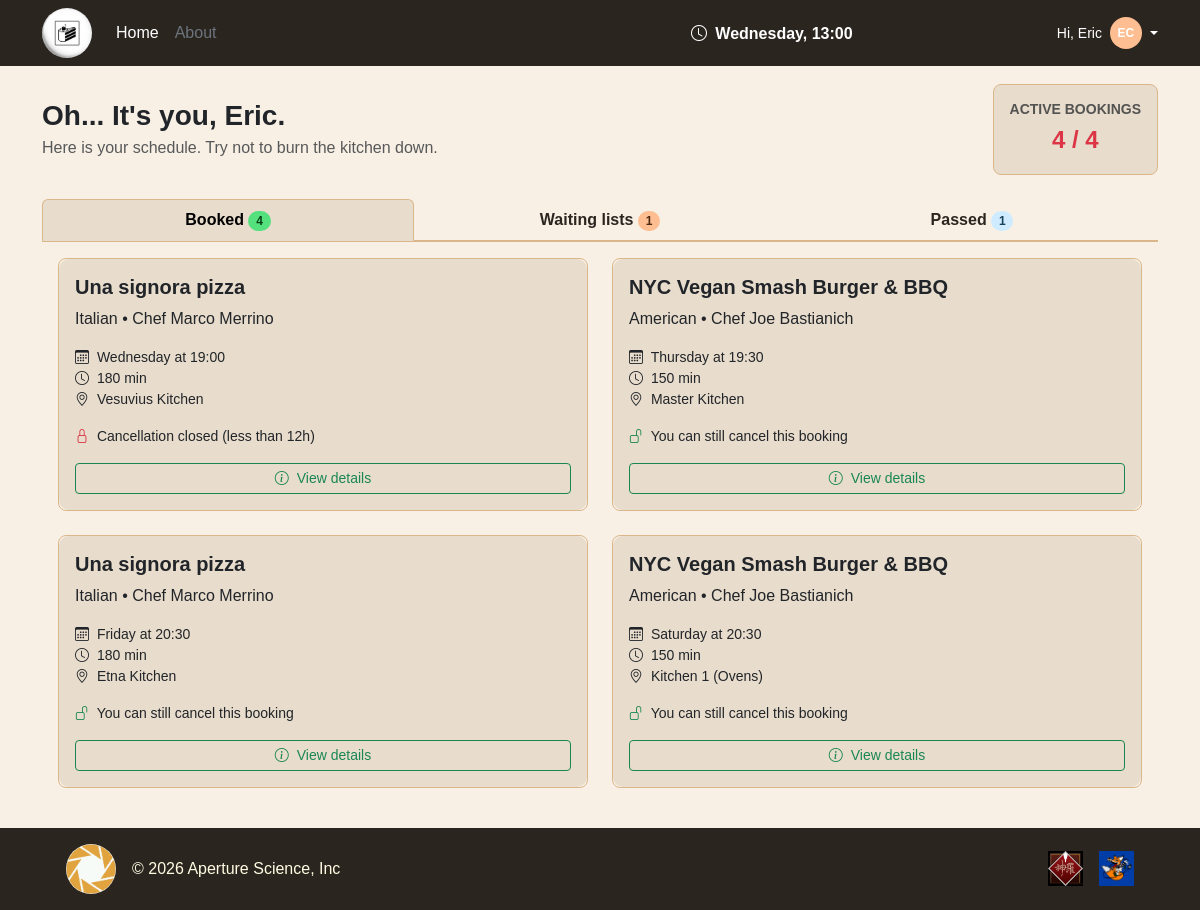
/student_profile (signed in), run on an earlier commit of the app's database.
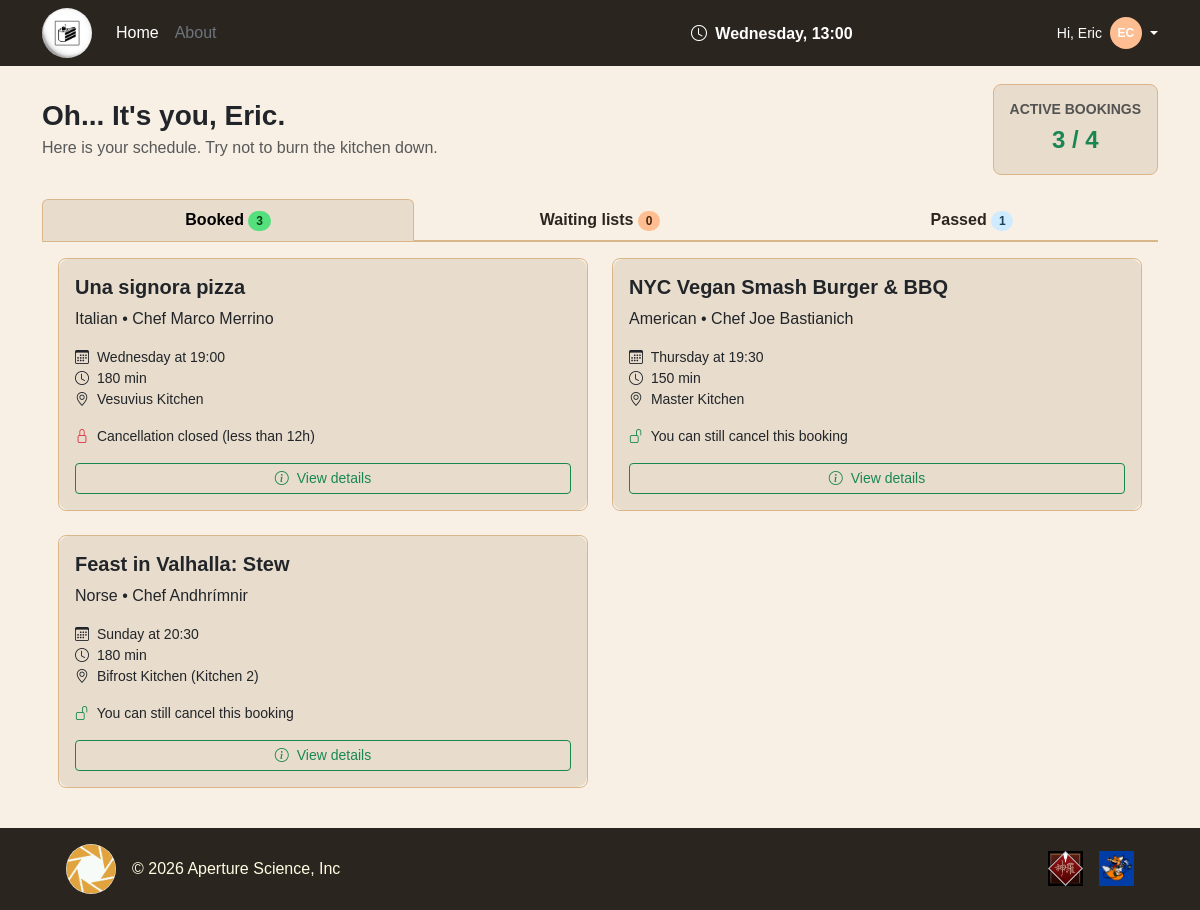
And on a later commit of the database.
### tables this page shows
CREATE TABLE "CLASS_SESSION" (
	"id"	INTEGER NOT NULL UNIQUE,
	"max_capacity"	INTEGER NOT NULL,
	"start_time"	TEXT NOT NULL,
	"day_of_week"	TEXT NOT NULL,
	"kitchen"	TEXT NOT NULL,
	"COOKING_CLASS_id"	INTEGER NOT NULL,
	PRIMARY KEY("id" AUTOINCREMENT),
	FOREIGN KEY("COOKING_CLASS_id") REFERENCES "COOKING_CLASS"("id") ON DELETE CASCADE
);

CREATE TABLE "USER" (
	"email"	TEXT NOT NULL UNIQUE,
	"first_name"	TEXT NOT NULL,
	"last_name"	TEXT NOT NULL,
	"password_hash"	TEXT NOT NULL,
	"role"	TEXT NOT NULL CHECK("role" IN ('manager', 'student')),
	PRIMARY KEY("email")
);

CREATE TABLE "BOOKING" (
	"id"	INTEGER NOT NULL UNIQUE,
	"rating"	INTEGER CHECK("rating" BETWEEN 1 AND 5),
	"status"	TEXT NOT NULL CHECK("status" IN ('ENROLLED', 'WAITING')),
	"CLASS_SESSION_id"	INTEGER NOT NULL,
	"USER_email"	TEXT NOT NULL,
	UNIQUE("CLASS_SESSION_id","USER_email"),
	PRIMARY KEY("id" AUTOINCREMENT),
	FOREIGN KEY("CLASS_SESSION_id") REFERENCES "CLASS_SESSION"("id") ON DELETE CASCADE,
	FOREIGN KEY("USER_email") REFERENCES "USER"("email") ON DELETE CASCADE
);

CREATE TABLE "COOKING_CLASS" (
	"id"	INTEGER NOT NULL UNIQUE,
	"cuisine"	TEXT NOT NULL,
	"title"	TEXT NOT NULL,
	"duration"	INTEGER NOT NULL,
	"difficulty"	TEXT NOT NULL CHECK("difficulty" IN ('Beginner', 'Intermediate', 'Advanced')),
	"chef_name"	TEXT NOT NULL,
	"description"	TEXT NOT NULL,
	"dietary_category"	TEXT NOT NULL CHECK("dietary_category" IN ('Standard', 'Vegetarian', 'Vegan', 'Gluten-free')),
	"photo_1"	TEXT NOT NULL,
	"photo_2"	TEXT NOT NULL,
	"photo_3"	TEXT NOT NULL,
	"USER_email"	TEXT NOT NULL,
	PRIMARY KEY("id" AUTOINCREMENT),
	FOREIGN KEY("USER_email") REFERENCES "USER"("email") ON DELETE CASCADE
);

### app.py (the view)
@app.route("/student_profile")
@login_required
def student_profile():
    if current_user.role != "student":
        return redirect(url_for("home"))
    all_sessions = booking_dao.get_user_enrolled_sessions(current_user.email)
    all_sessions.sort(key=lambda s: (utilities_dao.DAYS.index(s["day_of_week"]), s["start_time"]))
    upcoming_sessions = []
    past_sessions = []
    on_waiting_list = []
    for session in all_sessions:
        session = dict(session)
        ended = utilities_dao.check_end_of_session(session["day_of_week"], session["start_time"], session["duration"])
        if session["status"] == "WAITING":
            if not ended:
                session["waiting_position"] = booking_dao.get_waiting_list_positions(current_user.email, session["id"])
                on_waiting_list.append(session)
        elif ended:
            past_sessions.append(session)
        else:
            session["deletable"] = utilities_dao.check_delete_eligibility(session["day_of_week"], session["start_time"])
            upcoming_sessions.append(session)
    return render_template(
        "student/student_profile.html",
        upcoming_sessions=upcoming_sessions,
        past_sessions=past_sessions,
        on_waiting_list=on_waiting_list,
        max_enrollments=utilities_dao.MAX_ENROLLMENTS
        )

### app.py (called while the page is built)
@login_manager.user_loader
def load_user(user_id):
    db_user = user_dao.get_user_by_email(user_id)
    if not db_user:
        return None
    return User(
        email=db_user["email"],
        first_name=db_user["first_name"],
        last_name=db_user["last_name"],
        password=db_user["password_hash"],
        role=db_user["role"]
    )

@app.context_processor
def inject_current_time():
    return {"current_day": utilities_dao.CURRENT_DAY, "current_time": utilities_dao.CURRENT_TIME}

### dao/booking_dao.py (called while the page is built)
def get_waiting_list_positions(user_email, session_id):
    conn = utilities_dao.db_connect()
    cursor = conn.cursor()
    query = """
        SELECT COUNT(*) AS position
        FROM BOOKING
        WHERE CLASS_SESSION_id = ?
            AND status = 'WAITING'
            AND id <= (
                SELECT id
                FROM BOOKING
                WHERE CLASS_SESSION_id = ?
                    AND USER_email = ?
            )
        """
    cursor.execute(query, (session_id, session_id, user_email))
    waiting_list = cursor.fetchone()
    utilities_dao.close_connection(conn, cursor)
    return waiting_list["position"] if waiting_list else None

### dao/user_dao.py (called while the page is built)
def get_user_by_email(email):
    conn = utilities_dao.db_connect()
    cursor = conn.cursor()
    cursor.execute("SELECT * FROM USER WHERE email = ?", (email,))
    user = cursor.fetchone()
    utilities_dao.close_connection(conn, cursor)
    return user

### dao/utilities_dao.py (called while the page is built)
def db_connect():
    conn = sqlite3.connect(DATABASE)
    conn.row_factory = sqlite3.Row
    conn.execute("PRAGMA foreign_keys = ON;")
    return conn

def close_connection(conn, cursor):
    conn.commit()
    cursor.close()
    conn.close()

def get_week_time(day, time_str):
    hours, minutes = time_str.split(":")
    return datetime.timedelta(days=DAYS.index(day), hours=int(hours), minutes=int(minutes))

def get_minutes(time_str):
    return datetime.timedelta(minutes=int(time_str))

def check_delete_eligibility(day, time):
    session_time = get_week_time(day, time)
    current_time = get_week_time(CURRENT_DAY, CURRENT_TIME)
    return session_time - current_time >= MIN_TIME_BEFORE_SESSION

def check_end_of_session(day, time, duration):
    session_start_time = get_week_time(day, time)
    session_duration = get_minutes(duration)
    session_end_time = session_start_time + session_duration
    current_time = get_week_time(CURRENT_DAY, CURRENT_TIME)
    return current_time >= session_end_time

### templates/student/student_profile.html (shortened to what this page needs)
{% extends "base.html" %}
{% block content %}
<div class="container my-4">
    <div class="d-flex flex-wrap align-items-center justify-content-between mb-4">
        <div>
            <h3 class="fw-bold mb-1">Oh... It's you, {{ current_user.first_name }}.</h3>
            <p class="text-muted mb-0">Here is your schedule. Try not to burn the kitchen down.</p>
        </div>
        <div class="card stat-card text-center">
            <div class="card-body p-3">
                <h6 class="small fw-bold text-muted mb-1">ACTIVE BOOKINGS</h6>
                <div class="fs-4 fw-bold {% if upcoming_sessions|length >= max_enrollments %}text-danger{% else %}text-success{% endif %}">
                    {{ upcoming_sessions|length }} / {{ max_enrollments }}
                </div>
            </div>
        </div>
    </div>
    <div class="row mt-4">
        <div class="col-12">
            <ul class="nav nav-tabs nav-justified profile-tabs">
                <li class="nav-item">
                    <a class="nav-link active" data-bs-toggle="tab" href="#booked">
                        <strong>Booked</strong> <span class="badge bg-success rounded-pill">{{ upcoming_sessions|length }}</span>
                    </a>
                </li>
                <li class="nav-item">
                    <a class="nav-link" data-bs-toggle="tab" href="#waiting">
                        <strong>Waiting lists</strong> <span class="badge badge-waiting rounded-pill">{{ on_waiting_list|length }}</span>
                    </a>
                </li>
                <li class="nav-item">
                    <a class="nav-link" data-bs-toggle="tab" href="#passed">
                        <strong>Passed</strong> <span class="badge badge-passed rounded-pill">{{ past_sessions|length }}</span>
                    </a>
                </li>
            </ul>
            <div class="tab-content p-3">
                <div id="booked" class="tab-pane fade show active">
                    {% if upcoming_sessions %}
                    <div class="row row-cols-1 row-cols-md-2 g-4">
                        {% for upcoming in upcoming_sessions %}
                        <div class="col">
                            <div class="card booking-card h-100">
                                <div class="card-body">
                                    <div class="d-flex justify-content-between align-items-start mb-2">
                                        <h5 class="card-title fw-bold mb-0">{{ upcoming.title }}</h5>
                                    </div>
                                    <p class="card-text mb-3">{{ upcoming.cuisine }} &bull; Chef {{ upcoming.chef_name }}</p>
                                    <ul class="list-unstyled small mb-3">
                                        <li><i class="bi bi-calendar3 me-1"></i> {{ upcoming.day_of_week }} at {{ upcoming.start_time }}</li>
                                        <li><i class="bi bi-clock me-1"></i> {{ upcoming.duration }} min</li>
                                        <li><i class="bi bi-geo-alt me-1"></i> {{ upcoming.kitchen }}</li>
                                    </ul>
                                    <p class="small mb-3">
                                        {% if upcoming.deletable %}
                                        <i class="bi bi-unlock text-success me-1"></i> You can still cancel this booking
                                        {% else %}
                                        <i class="bi bi-lock text-danger me-1"></i> Cancellation closed (less than 12h)
                                        {% endif %}
                                    </p>
                                    <a href="{{ url_for('session_details', session_id=upcoming.id) }}" class="btn btn-outline-success btn-sm w-100">
                                        <i class="bi bi-info-circle me-1"></i> View details
                                    </a>
                                </div>
                            </div>
                        </div>
                        {% endfor %}
                    </div>
                    {% else %}
                    <div class="text-center py-5 text-muted"><p class="mb-0">You haven't made any reservations yet.</p></div>
                    {% endif %}
                </div>
            </div>
        </div>
    </div>
</div>
{% endblock %}

### templates/base.html (shortened to what this page needs)
<!DOCTYPE html>
<html lang="en">
<head>
    <link href="https://cdn.jsdelivr.net/npm/bootstrap@5.3.3/dist/css/bootstrap.min.css" rel="stylesheet">
    <link rel="stylesheet" href="https://cdn.jsdelivr.net/npm/bootstrap-icons@1.11.3/font/bootstrap-icons.min.css">
    <link rel="stylesheet" href="{{ url_for('static', filename='css/root.css') }}">
    <link rel="stylesheet" href="{{ url_for('static', filename='css/index.css') }}">
    <link rel="stylesheet" href="{{ url_for('static', filename='css/authentication.css') }}">
    <link rel="stylesheet" href="{{ url_for('static', filename='css/profiles.css') }}">
    <link rel="stylesheet" href="{{ url_for('static', filename='css/session.css') }}">
</head>
<body class="d-flex flex-column min-vh-100">
    <header class="fixed-top py-2 app-header">
        <div class="container">
            <div class="d-flex flex-wrap align-items-center">
                <a href="{{ url_for('home') }}" class="d-flex align-items-center me-3 text-white text-decoration-none">
                    <img class="site-logo rounded-circle" width="50" height="50"
                        src="{{ url_for('static', filename='img/logos/cake_3.jpg') }}"
                        alt="The cake is a lie logo">
                </a>
                <ul class="nav me-auto mb-2 mb-md-0">
                    <li><a href="{{ url_for('home') }}" class="nav-link px-2 text-white">Home</a></li>
                    <li><a href="#" class="nav-link px-2 text-secondary">About</a></li>
                </ul>
                <span class="badge fs-6 me-3">
                    <i class="bi bi-clock me-1"></i> {{ current_day }}, {{ current_time }}
                </span>
                <div class="col-md-3 text-end">
                    {% if not current_user.is_authenticated %}
                    <a href="{{ url_for('login') }}" type="button" class="btn btn-primary me-2">Login</a>
                    {% else %}
                    <div class="dropdown text-end">
                        <a href="#"
                            class="d-inline-flex align-items-center text-white text-decoration-none dropdown-toggle"
                            data-bs-toggle="dropdown" aria-expanded="false">
                            <span class="me-2 small">Hi, {{ current_user.first_name }}</span>
                            <span class="avatar-initials btn-primary text-white rounded-circle d-inline-flex align-items-center justify-content-center me-1">
                                {{ current_user.first_name[0] }}{{ current_user.last_name[0] }}
                            </span>
                        </a>
                    </div>
                    {% endif %}
                </div>
            </div>
        </div>
    </header>
    <main class="flex-grow-1">
        {% block content %}
        {% endblock %}
    </main>
    <footer class="py-3 mt-auto app-footer">
        <div class="container">
            <div class=" d-flex flex-wrap justify-content-between align-items-center">
                <div class="col-md-4 d-flex align-items-center mx-4">
                    <a href="{{ url_for('home') }}" class="d-flex align-items-center me-3 text-white text-decoration-none">
                        <img class="site-logo rounded-circle" width="50" height="50" src="{{ url_for('static', filename='img/logos/aperture_science.jpg') }}" alt="">
                    </a>
                    <span class="text-body-primary">© 2026 Aperture Science, Inc</span>
                </div>
                <ul class="nav col-md-4 justify-content-end list-unstyled d-flex mx-4">
                    <li class="ms-3">
                        <a class="text-body-secondary" href="#" aria-label="Shinra Inc">
                            <img src="{{ url_for('static', filename='img/logos/shinra_logo.jpg') }}" alt="Shinra Inc" width="35" height="35">
                        </a>
                    </li>
                    <li class="ms-3">
                        <a class="text-body-secondary" href="#" aria-label="Fox Hound">
                            <img src="{{ url_for('static', filename='img/logos/fox_hound_logo.jpg') }}" alt="Fox Hound" width="35" height="35">
                        </a>
                    </li>
                </ul>
            </div>
        </div>
    </footer>
</body>
</html>

### static/css/root.css (style rules this page uses)
:root { --brand-peach: #FFBE91; --brand-cream: #FFDDB0; --brand-turquoise: #CFEBFF; --brand-vanilla: #FFFCE1; --brand-green: #55E07E; --dark-warm: #2B2520; --brand-bg: #F8F0E5; --brand-card: #e8dccc; --brand-auth: #e9e2d7; --brand-footer: #EADBC8; --brand-border: #dbb68b; --brand-orange: #EB7F31; }
html { scrollbar-width: thin; scrollbar-color: var(--brand-cream) var(--dark-warm); scroll-behavior: smooth; }
body { background-color: var(--brand-bg); padding-top: 60px; overflow-x: hidden; font-family: Verdana, Geneva, Tahoma, sans-serif; }
.site-logo { object-fit: cover; }
.avatar-initials { width: 32px; height: 32px; font-size: 0.75rem; font-weight: 600; }
.btn-primary { background-color: var(--brand-peach); border-color: var(--brand-peach); color: #ffffff; }
.badge-booked, .badge.bg-success { background-color: var(--brand-green) !important; color: #084318; }
.app-header, .app-footer { background-color: var(--dark-warm) !important; color: var(--brand-vanilla) !important; }

### static/css/profiles.css (style rules this page uses)
.card-body { background-color: var(--brand-card); border-radius: 10px; }
.card.stat-card { border: 1px solid var(--brand-border) !important; border-radius: 8px !important; }
.profile-tabs { border-bottom: 2px solid var(--brand-border); }
.profile-tabs .nav-link { color: var(--dark-warm); border: 1px solid transparent; }
.profile-tabs .nav-link.active { background-color: var(--brand-card); border-color: var(--brand-border) var(--brand-border) var(--brand-card); }
.booking-card { background-color: var(--brand-bg) !important; border: 1px solid var(--brand-border) !important; border-radius: 8px !important; }
.badge-waiting { background-color: var(--brand-peach) !important; color: #4a2810 !important; }
.badge-passed { background-color: var(--brand-turquoise) !important; color: #1a425b !important; }

### static/css/session.css (style rules this page uses)
.container .card:not(.text-bg-light) { background-color: var(--brand-card); border: 1px solid rgba(255, 157, 80, 0.25); border-radius: 12px; }

What changed in the data, as far as the page shows it:
removed BOOKING: title "Una signora pizza", cuisine "Italian", chef_name "Marco Merrino", day_of_week "Friday", start_time "20:30", duration "180", kitchen "Etna Kitchen", shows "You can still cancel this booking"
removed BOOKING: title "NYC Vegan Smash Burger & BBQ", cuisine "American", chef_name "Joe Bastianich", day_of_week "Saturday", start_time "20:30", duration "150", kitchen "Kitchen 1 (Ovens)", shows "You can still cancel this booking"
now on this page (row edited): BOOKING: title "Feast in Valhalla: Stew", cuisine "Norse", chef_name "Andhrímnir", day_of_week "Sunday", start_time "20:30", duration "180", kitchen "Bifrost Kitchen (Kitchen 2)", shows "You can still cancel this booking"
Also different on the page:
{{ upcoming_sessions|length }}: "4" → "3"
{{ on_waiting_list|length }}: "1" → "0"
